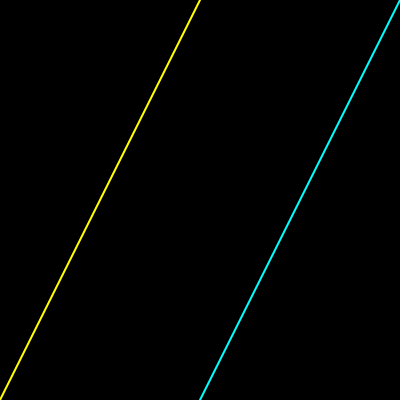
Frame 1 (no input)
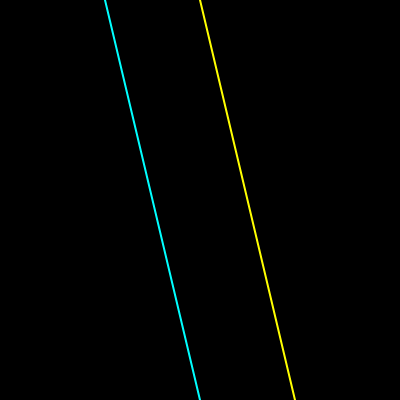
Frame 60 (no input)
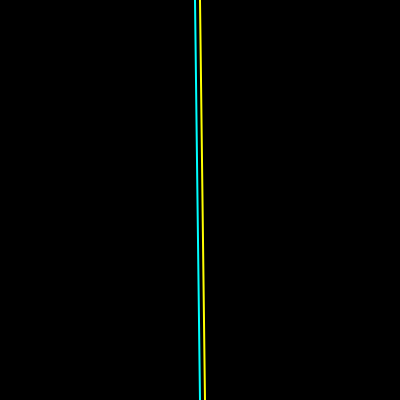
Frame 120 (the mouse pressed at the canvas centre since frame 60)

The p5.js sketch that drew these frames (run headless with seeded random() and noise() and a simulated clock; from frame 60 on, the mouse is pressed at the canvas centre):

// p5.js sketch
// ── sketch.js
var x=0;
var v=5;
var dir=1;

function setup(){
  createCanvas(400,400);

  strokeWeight(2);
}

function draw() {
  background (0);

  stroke (255, 255, 0);
  line (width/2,0, x,height);

  stroke (0, 255, 255);
  line (width/2,height, width-x,0);

  
  x+=v*dir;

  if (x<=0 || x>=width){
    dir=-dir}
}
